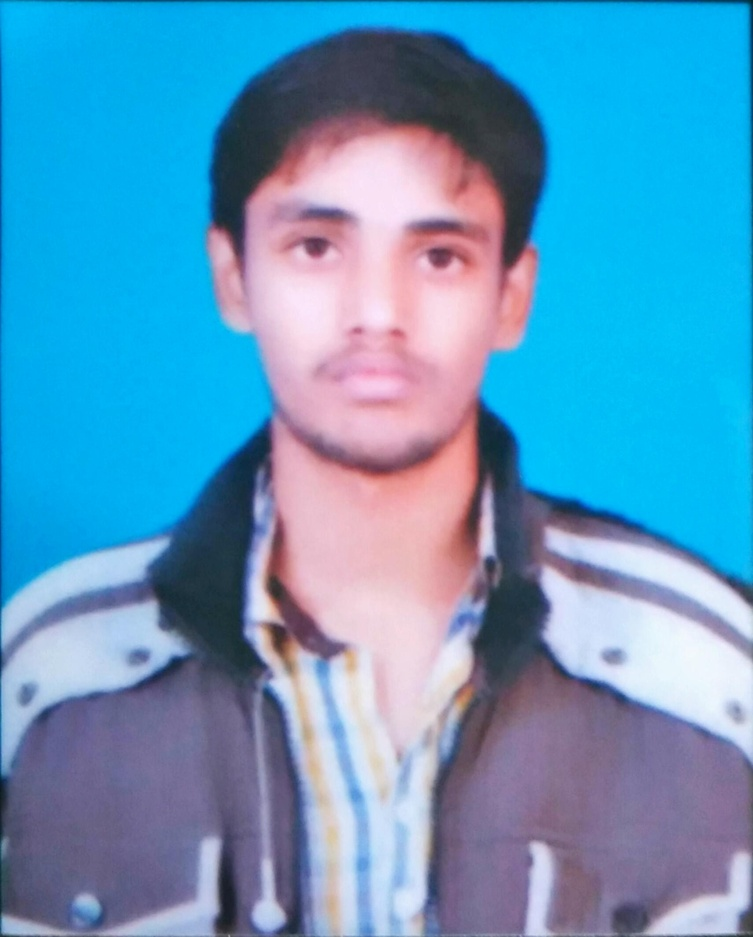
#> input picture ImageSave/Photo Passport Size.jpg, 753 x 937 px, shrunk from 1709 x 2127 before the run
$ python OPENCVTest.py
#> lines starting #> are read from the running program, lines starting #| are printed output that depends on the picture
import cv2

img = cv2.imread("ImageSave/Photo Passport Size.jpg")
#> img is the input picture: shape (937, 753, 3); mean B, G, R 191, 152.1, 93.4

greyScaled = cv2.cvtColor(img,cv2.COLOR_BGR2GRAY)
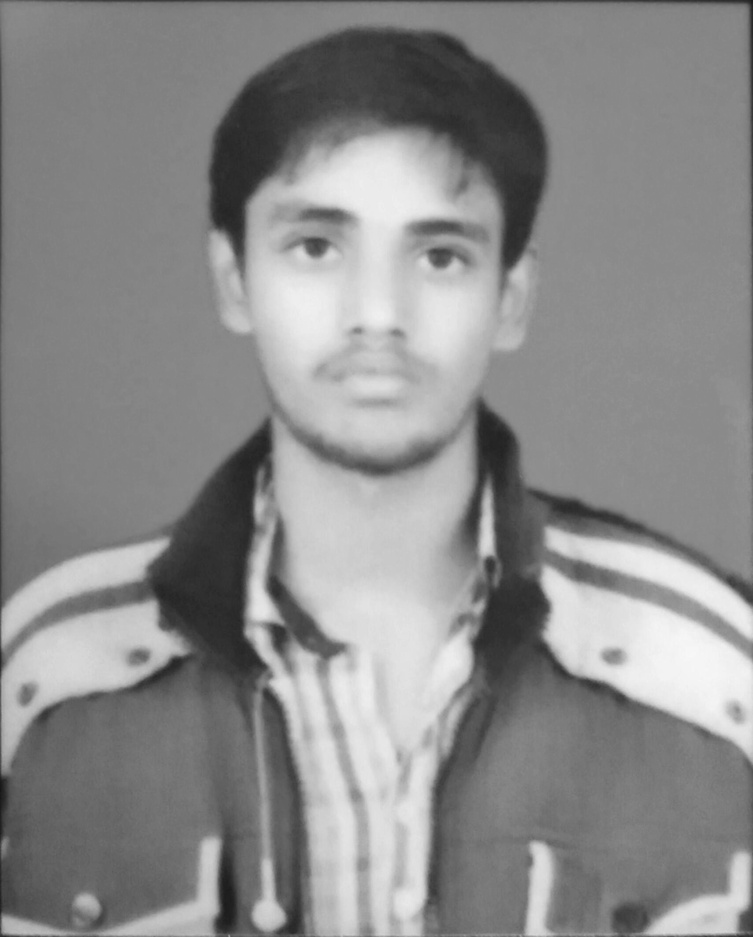
#> greyScaled: shape (937, 753); min 21, max 248, mean 139

cv2.imshow("Original Image",img)

cv2.imshow("GreyScaled",greyScaled)

cv2.imwrite("./ImageSave/GreyScaledImage.jpg",greyScaled)

# cv2.waitKey(10000)
# cv2.destroyAllWindows()
